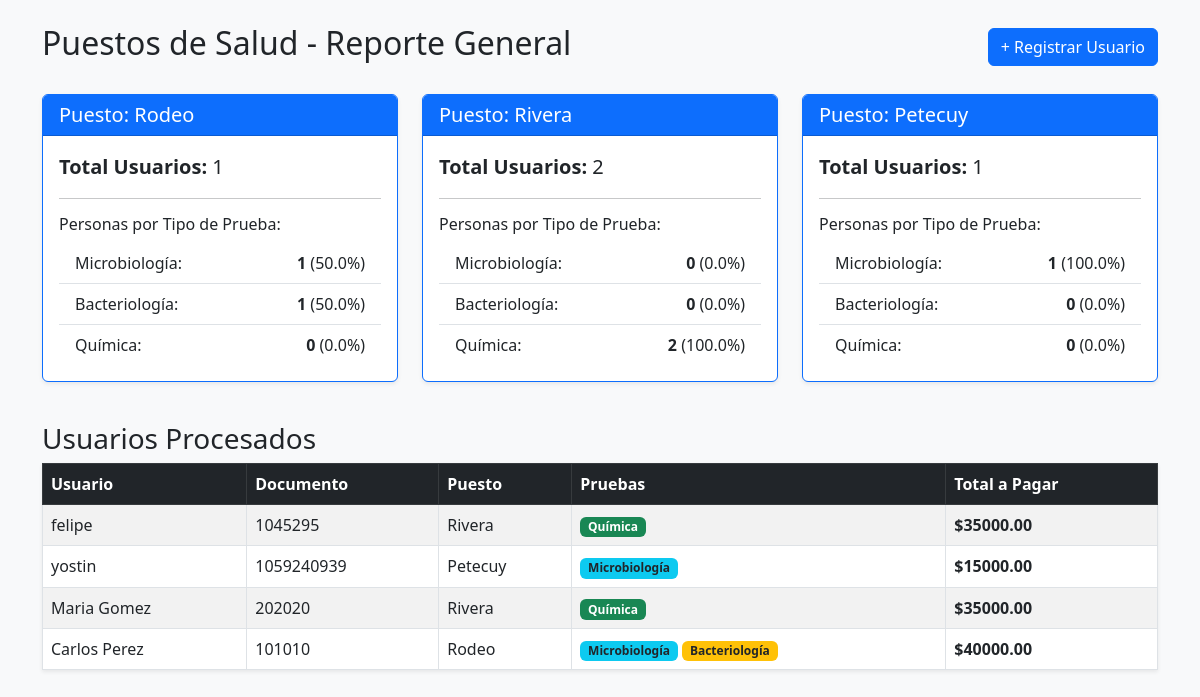
The page / on the database its author committed.
### medicos/models.py (models this page shows, shortened)
class PuestoSalud(models.Model):
    PUESTOS_CHOICES = [
        ('Rodeo', 'Rodeo'),
        ('Rivera', 'Rivera'),
        ('Petecuy', 'Petecuy'),
    ]
    nombre = models.CharField(max_length=50, choices=PUESTOS_CHOICES, unique=True)

class RegistroUsuario(models.Model):
    puesto = models.ForeignKey(PuestoSalud, on_delete=models.CASCADE, related_name='usuarios')
    nombre_usuario = models.CharField(max_length=100, verbose_name="Nombre del Usuario")
    documento = models.CharField(max_length=20, verbose_name="Documento")
    microbiologia = models.BooleanField(default=False, verbose_name="Microbiología ($15.000)")
    bacteriologia = models.BooleanField(default=False, verbose_name="Bacteriología ($25.000)")
    quimica = models.BooleanField(default=False, verbose_name="Química ($35.000)")
    total_a_pagar = models.DecimalField(max_digits=10, decimal_places=2, default=0)
    fecha_registro = models.DateTimeField(auto_now_add=True)

### medicos/views.py (the view)
# urls.py: path('', views.lista_equipos, name='lista_equipos'),
def lista_equipos(request):
    puestos = ['Rodeo', 'Rivera', 'Petecuy']
    estadisticas = []
    for nombre_puesto in puestos:
        puesto_obj, _ = PuestoSalud.objects.get_or_create(nombre=nombre_puesto)
        usuarios = RegistroUsuario.objects.filter(puesto=puesto_obj)
        total_usuarios = usuarios.count()
        total_micro = usuarios.filter(microbiologia=True).count()
        total_bact = usuarios.filter(bacteriologia=True).count()
        total_quim = usuarios.filter(quimica=True).count()
        total_pruebas = total_micro + total_bact + total_quim
        pct_micro = (total_micro / total_pruebas * 100) if total_pruebas > 0 else 0
        pct_bact = (total_bact / total_pruebas * 100) if total_pruebas > 0 else 0
        pct_quim = (total_quim / total_pruebas * 100) if total_pruebas > 0 else 0
        estadisticas.append({
            'puesto': nombre_puesto,
            'total_usuarios': total_usuarios,
            'micro': total_micro,
            'bact': total_bact,
            'quim': total_quim,
            'pct_micro': round(pct_micro, 1),
            'pct_bact': round(pct_bact, 1),
            'pct_quim': round(pct_quim, 1),
            'total_pruebas': total_pruebas,
        })
    usuarios_registrados = RegistroUsuario.objects.all().order_by('-fecha_registro')
    return render(request, 'medicos/lista_equipos.html', {
        'estadisticas': estadisticas,
        'usuarios_registrados': usuarios_registrados
    })

### templates/medicos/lista_equipos.html (shortened to what this page needs)
<!DOCTYPE html>
<html lang="es">
<head>
    <link href="https://cdn.jsdelivr.net/npm/bootstrap@5.3.0/dist/css/bootstrap.min.css" rel="stylesheet">
</head>
<body class="bg-light">
<div class="container py-4">
    <div class="d-flex justify-content-between align-items-center mb-4">
        <h2>Puestos de Salud - Reporte General</h2>
        <a href="{% url 'registrar_equipo' %}" class="btn btn-primary">+ Registrar Usuario</a>
    </div>
    <div class="row">
        {% for d in estadisticas %}
        <div class="col-md-4 mb-3">
            <div class="card shadow-sm border-primary">
                <div class="card-header bg-primary text-white">
                    <h5 class="mb-0">Puesto: {{ d.puesto }}</h5>
                </div>
                <div class="card-body">
                    <p class="fs-5"><strong>Total Usuarios:</strong> {{ d.total_usuarios }}</p>
                    <hr>
                    <h6>Personas por Tipo de Prueba:</h6>
                    <ul class="list-group list-group-flush">
                        <li class="list-group-item d-flex justify-content-between">
                            Microbiología: <span><b>{{ d.micro }}</b> ({{ d.pct_micro }}%)</span>
                        </li>
                        <li class="list-group-item d-flex justify-content-between">
                            Bacteriología: <span><b>{{ d.bact }}</b> ({{ d.pct_bact }}%)</span>
                        </li>
                        <li class="list-group-item d-flex justify-content-between">
                            Química: <span><b>{{ d.quim }}</b> ({{ d.pct_quim }}%)</span>
                        </li>
                    </ul>
                </div>
            </div>
        </div>
        {% endfor %}
    </div>
    <h3 class="mt-4">Usuarios Procesados</h3>
    <table class="table table-striped table-bordered bg-white shadow-sm mt-2">
        <thead class="table-dark">
            <tr>
                <th>Usuario</th>
                <th>Documento</th>
                <th>Puesto</th>
                <th>Pruebas</th>
                <th>Total a Pagar</th>
            </tr>
        </thead>
        <tbody>
            {% for u in usuarios_registrados %}
            <tr>
                <td>{{ u.nombre_usuario }}</td>
                <td>{{ u.documento }}</td>
                <td>{{ u.puesto.nombre }}</td>
                <td>
                    {% if u.microbiologia %}<span class="badge bg-info text-dark">Microbiología</span>{% endif %}
                    {% if u.bacteriologia %}<span class="badge bg-warning text-dark">Bacteriología</span>{% endif %}
                    {% if u.quimica %}<span class="badge bg-success">Química</span>{% endif %}
                </td>
                <td><strong>${{ u.total_a_pagar }}</strong></td>
            </tr>
            {% empty %}
            <tr>
                <td colspan="5" class="text-center text-muted">Aún no hay usuarios registrados.</td>
            </tr>
            {% endfor %}
        </tbody>
    </table>
</div>
</body>
</html>

### rows shown on the page
PuestoSalud: puesto "Rodeo", total_usuarios "1", micro "1", pct_micro "50.0", bact "1", pct_bact "50.0", quim "0", pct_quim "0.0"
PuestoSalud: puesto "Rivera", total_usuarios "2", micro "0", pct_micro "0.0", bact "0", pct_bact "0.0", quim "2", pct_quim "100.0"
RegistroUsuario: nombre_usuario "felipe", documento "1045295", puesto.nombre "Rivera", quimica "Química", total_a_pagar "35000.00"
RegistroUsuario: nombre_usuario "yostin", documento "1059240939", puesto.nombre "Petecuy", microbiologia "Microbiología", total_a_pagar "15000.00"
RegistroUsuario: nombre_usuario "Maria Gomez", documento "202020", puesto.nombre "Rivera", quimica "Química", total_a_pagar "35000.00"
RegistroUsuario: nombre_usuario "Carlos Perez", documento "101010", puesto.nombre "Rodeo", microbiologia "Microbiología", bacteriologia "Bacteriología", total_a_pagar "40000.00"

### other values the page prints
{{ d.puesto }} "Petecuy"
{{ d.total_usuarios }} "1"
{{ d.micro }} "1"
{{ d.pct_micro }} "100.0"
{{ d.bact }} "0"
{{ d.pct_bact }} "0.0"
{{ d.quim }} "0"
{{ d.pct_quim }} "0.0"
